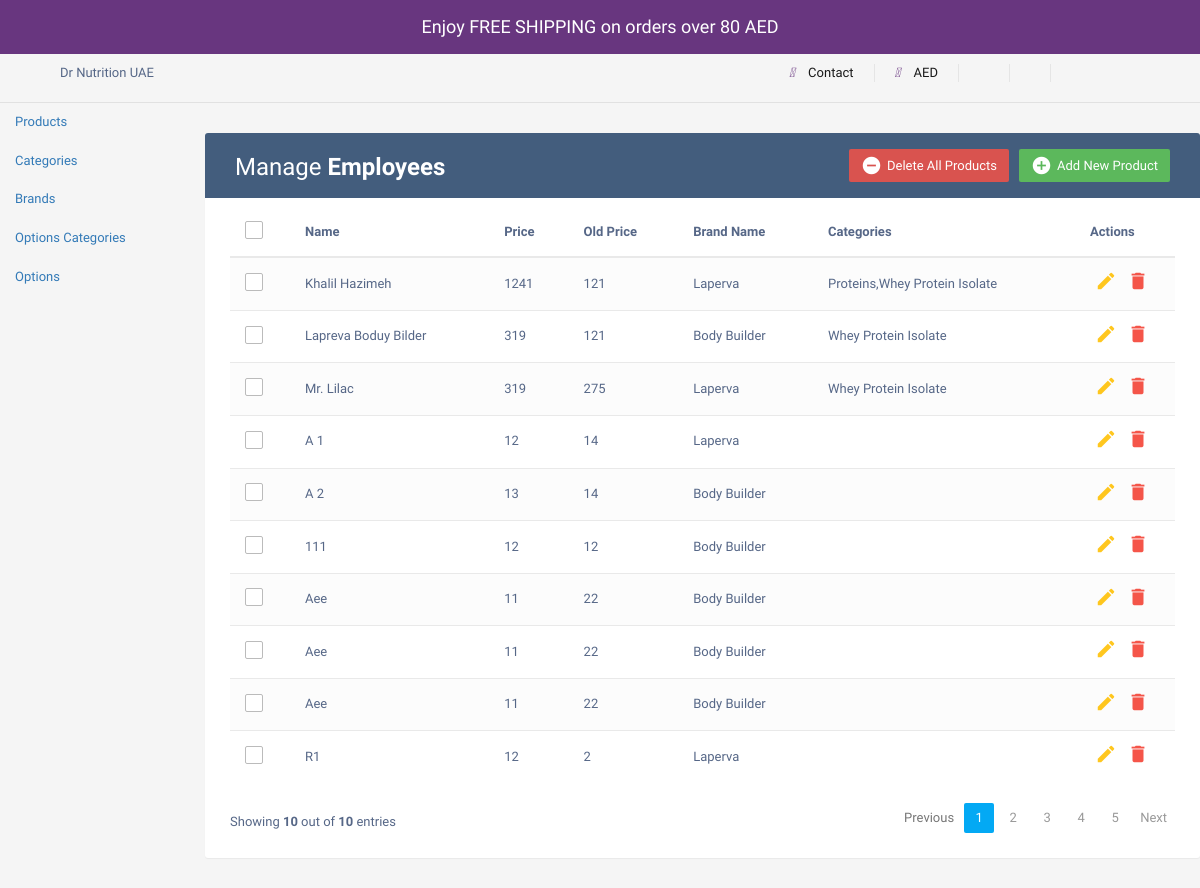
Page /admin/products.php on the earlier database version.
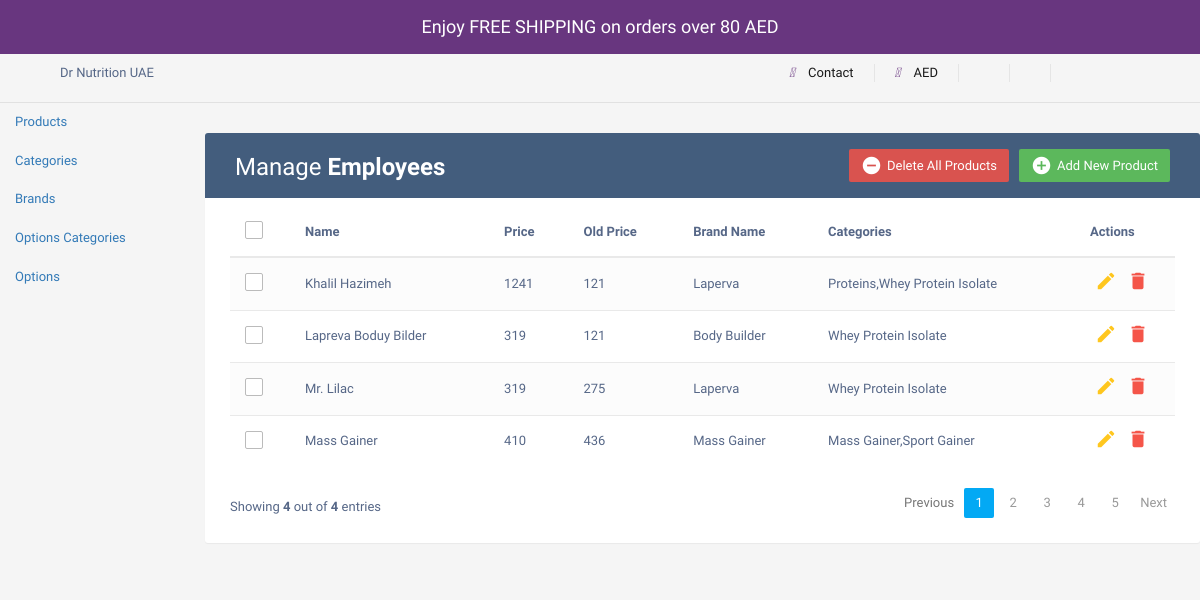
Same page on the later database version.
### tables this page shows
CREATE TABLE `products` (
  `id` int(11) NOT NULL,
  `name` varchar(255) NOT NULL,
  `price` int(11) NOT NULL,
  `old-price` int(11) NOT NULL,
  `image` varchar(255) NOT NULL,
  `brand_id` int(11) DEFAULT NULL
);

CREATE TABLE `brands` (
  `brand_id` int(11) NOT NULL,
  `brand_name` varchar(255) NOT NULL
);

### product.php (called while the page is built, shortened)
<?php
class Product {
    private $conn;
    public function __construct($db) {
        $this->conn = $db;
    }
public function getAllProductValues() {
    $query = "SELECT p.id, p.name, p.price, p.`old-price`, b.brand_name,
    GROUP_CONCAT(DISTINCT c.category_name ORDER BY c.category_name ASC) AS categories
    FROM products p
    LEFT JOIN product_categories pc ON p.id = pc.product_id
    LEFT JOIN categories c ON pc.category_id = c.category_id
    LEFT JOIN brands b ON p.brand_id = b.brand_id
    GROUP BY p.id";
    $result = $this->conn->query($query);
        $products = [];
        $count=0;
        if ($result->num_rows > 0) {
            while ($row = $result->fetch_assoc()) {
                $products[] = $row;
                $count++;
            }
        }
        return ['products' => $products, 'count' => $count];
}
}
?>

### admin/products.php (the view, shortened to what this page needs)
<?php
require '../product.php';
$conn = new mysqli("localhost", "root", "", "logindb");
?>
<!DOCTYPE html>
<html lang="en">
<head>
<link rel="stylesheet" href="https://maxcdn.bootstrapcdn.com/font-awesome/4.7.0/css/font-awesome.min.css">
<link rel="stylesheet" href="https://maxcdn.bootstrapcdn.com/bootstrap/3.3.7/css/bootstrap.min.css">
<link rel="stylesheet" href="https://cdnjs.cloudflare.com/ajax/libs/font-awesome/5.15.3/css/all.min.css" />
<link rel="stylesheet" href="../css/all.css" />
<body>
<section class="free_shipping_alert">
        <div>Enjoy FREE SHIPPING on orders over 80 AED</div>
    </section>
    <section class="top-nav-bar">
            <div class="top-nav">
                <div class="row justify-content-between">
                    <div class="col-lg-6">
                    <div class="top-nav-left d-none d-lg-block">
                        <span>Dr Nutrition UAE</span>
                    </div>
                    </div>
                    <div class="col-lg-6">
                    <div class="top-nav-right">
                        <ul class="list-inline top-nav-right-list">
                            <li>
                                <a title="Contact" href="#">
                                    <i class="fa-solid fa-phone" style="color: #68367f; margin-right: 10px;"></i>
                                    Contact
                                </a>
                            </li>
                            <li>
                                <a title="AED" href="">
                                    <i class="fa-solid fa-money-bill " style="color: #68367f; margin-right: 10px;"></i>
                                    AED
                                </a>
                            </li>
                            <li>
                                <a  title="Login" data-bs-toggle="modal" data-bs-target="#exampleModal"  href="index.php">
                                </a>
                            </li>
                        <li>
                    </ul>
                </div>
            </div>
        </div>
    </div>
</section>
<div class="row">
            <nav id="sidebar" class="col-md-3 col-lg-2 d-md-block bg-light sidebar">
                <div class="position-sticky">
                    <ul class="nav flex-column">
                        <li class="nav-item">
                            <a class="nav-link active" href="products.php">
                                Products
                            </a>
                        </li>
                        <li class="nav-item">
                            <a class="nav-link" href="categories.php">
                                Categories
                            </a>
                        </li>
						<li class="nav-item">
                            <a class="nav-link" href="brands.php">
                                Brands
                            </a>
                        </li>
						<li class="nav-item">
                            <a class="nav-link" href="options_categories.php">
                                Options Categories
                            </a>
                        </li>
						<li class="nav-item">
                            <a class="nav-link" href="options.php">
                                Options
                            </a>
                        </li>
                    </ul>
                </div>
            </nav>
			<main class="col-md-9 ms-sm-auto col-lg-10 px-md-4">        <div class="table-wrapper">
            <div class="table-title">
                <div class="row">
                    <div class="col-sm-6">
						<h2>Manage <b>Employees</b></h2>
					</div>
					<div class="col-sm-6">
						<a href="#addEmployeeModal" class="btn btn-success" data-toggle="modal"><i class="material-icons">&#xE147;</i> <span>Add New Product</span></a>
						<a href="#deleteEmployeeModal" class="btn btn-danger" data-toggle="modal"><i class="material-icons">&#xE15C;</i> <span>Delete All Products</span></a>
					</div>
                </div>
            </div>
            <table class="table table-striped table-hover">
                <thead>
                    <tr>
						<th>
							<span class="custom-checkbox">
								<label for="selectAll"></label>
							</span>
						</th>
                        <th>Name</th>
						<th>Price</th>
                        <th>Old Price</th>
						<th>Brand Name</th>
						<th>Categories</th>
                        <th>Actions</th>
                    </tr>
                </thead>
                <tbody>
                    <?php
					$product = new Product($conn);
                    $productData = $product->getAllProductValues();
                    $allProducts = $productData['products'];
                    $productCount = $productData['count'];
                    foreach ($allProducts as $product){
						echo '<tr id="' .$product['id']. '">';
						echo '<td>';
                        echo '<span class="custom-checkbox">';
								echo '<label for="checkbox'.$product['id'].'"></label>';
							echo '</span>';
						echo '</td>';
                        echo'<td>'.$product['name'].'</td>';
						echo '<td>'.$product['price'].'</td>';
						echo '<td>'.$product['old-price'].'</td>';
						echo '<td>'.$product['brand_name'].'</td>';
						echo '<td>'.$product['categories'].'</td>';
						echo '<td>';
                            echo '<a href="products.php?showEditModal=1&id='.$product['id'].'" data-id="'.$product['id'].'" class="edit"><i class="material-icons" data-toggle="tooltip" title="Edit">&#xE254;</i></a>';
                            echo '<a href="products.php?showDeleteModal=1&id='.$product['id'].'"class="delete" data-toggle="modal"><i class="material-icons" data-toggle="tooltip" title="Delete">&#xE872;</i></a>';
                        echo '</td>';
                    echo '</tr>';
                    }
                    ?>
                </tbody>
            </table>
			<div class="clearfix">
                <div class="hint-text">Showing <b><?php echo $productCount?></b> out of <b><?php echo $productCount?></b> entries</div>
                <ul class="pagination">
                    <li class="page-item disabled"><a href="#">Previous</a></li>
                    <li class="page-item active"><a href="#" class="page-link">1</a></li>
                    <li class="page-item"><a href="#" class="page-link">2</a></li>
                    <li class="page-item "><a href="#" class="page-link">3</a></li>
                    <li class="page-item"><a href="#" class="page-link">4</a></li>
                    <li class="page-item"><a href="#" class="page-link">5</a></li>
                    <li class="page-item"><a href="#" class="page-link">Next</a></li>
                </ul>
            </div>
        </div>
    </div>
</body>
</html>

### css/all.css (style rules this page uses)
body { margin: 0; background-color: white; }
a { text-decoration: none!important; }
.free_shipping_alert { background: #68367f; color: #fff; text-align: center; padding: 14px; font-size: 18px; background-image: url(https://drnutrition.com/themes/storefront/public/images/wave.svg); background-position: 50%; background-size: cover; }
.top-nav { border-bottom: 1px solid #e1e1e1 ; padding: 10px 0% 10px 5%; }
.top-nav .top-nav-right-list { display: -webkit-box; display: flex; -webkit-box-pack: center; justify-content: center; flex-wrap: wrap; }
.top-nav .top-nav-right-list>li:first-child { padding-left: 0; }
.top-nav .top-nav-right-list>li { border-right: 1px solid #e5e5e5; display: inline-block; padding: 0 20px; }
.top-nav .top-nav-right-list>li>a { display: block; color: #191919; }
body { color: #566787; background: #f5f5f5; font-family: 'Varela Round', sans-serif; font-size: 13px; }
.table-wrapper { background: #fff; padding: 20px 25px; margin: 30px 0; border-radius: 3px; box-shadow: 0 1px 1px rgba(0,0,0,.05); }
.table-title { padding-bottom: 15px; background: #435d7d; color: #fff; padding: 16px 30px; margin: -20px -25px 10px; border-radius: 3px 3px 0 0; }
.table-title h2 { margin: 5px 0 0; font-size: 24px; }
.table-title .btn { color: #fff; float: right; font-size: 13px; border: none; min-width: 50px; border-radius: 2px; border: none; outline: none !important; margin-left: 10px; }
.table-title .btn i { float: left; font-size: 21px; margin-right: 5px; }
.table-title .btn span { float: left; margin-top: 2px; }
table.table tr th, table.table tr td { border-color: #e9e9e9; padding: 12px 15px; vertical-align: middle; }
table.table tr th:first-child { width: 60px; }
table.table tr th:last-child { width: 100px; }
table.table-striped tbody tr:nth-of-type(odd) { background-color: #fcfcfc; }
table.table td:last-child i { opacity: 0.9; font-size: 22px; margin: 0 5px; }
table.table td a { font-weight: bold; color: #566787; display: inline-block; text-decoration: none; outline: none !important; }
table.table td a.edit { color: #FFC107; }
table.table td a.delete { color: #F44336; }
table.table td i { font-size: 19px; }
.pagination { float: right; margin: 0 0 5px; }
.pagination li a { border: none; font-size: 13px; min-width: 30px; min-height: 30px; color: #999; margin: 0 2px; line-height: 30px; border-radius: 2px !important; text-align: center; padding: 0 6px; }
.pagination li.active a, .pagination li.active a.page-link { background: #03A9F4; }
.hint-text { float: left; margin-top: 10px; font-size: 13px; }
.custom-checkbox { position: relative; }
.custom-checkbox label:before { width: 18px; height: 18px; }
.custom-checkbox label:before { content: ''; margin-right: 10px; display: inline-block; vertical-align: text-top; background: white; border: 1px solid #bbb; border-radius: 2px; box-sizing: border-box; z-index: 2; }

Differences in the rows shown:
removed products: name "A 1", price "12", value "14", brand.brand_name "Laperva"
removed products: name "A 2", price "13", value "14", brand.brand_name "Body Builder"
removed products: name "111", price "12", value "12", brand.brand_name "Body Builder"
removed products: name "Aee", price "11", value "22", brand.brand_name "Body Builder"
removed products: name "Aee", price "11", value "22", brand.brand_name "Body Builder"
removed products: name "Aee", price "11", value "22", brand.brand_name "Body Builder"
removed products: name "R1", price "12", value "2", brand.brand_name "Laperva"
added products: name "Mass Gainer", price "410", value "436", brand.brand_name "Mass Gainer", categories "Mass Gainer,Sport Gainer"
Other differences:
$productCount: "10" → "4"
